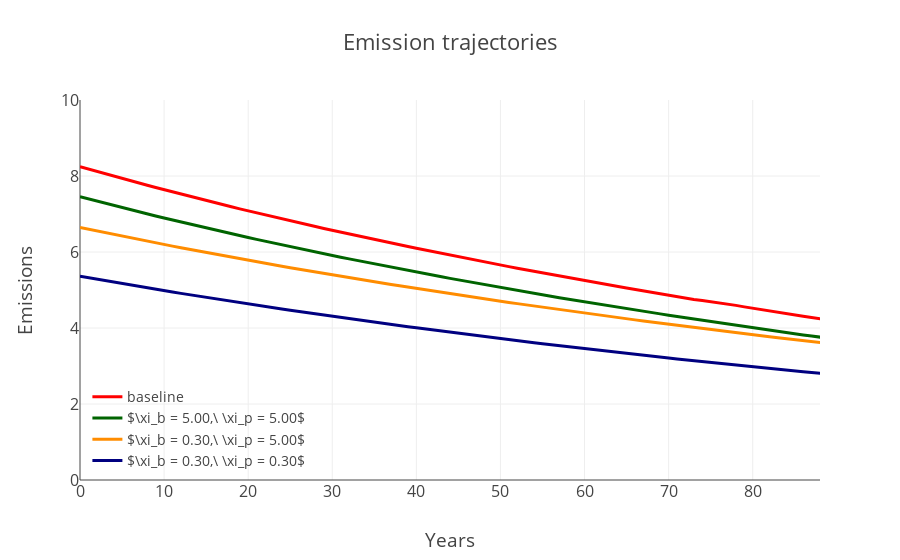

Notebook code cell kept with this figure:
### Code cell
# emission trajectories
fig = go.Figure()
colors=["red", "darkgreen", "darkorange", "navy"]
for i in range(len(params_list)):
    ξ_b_i, ξ_p_i = params_list[i]
    et = solution[(ξ_b_i, ξ_p_i)]['simulation_res']['et']
    name = r"$\xi_b = {:.2f},\ \xi_p = {:.2f}$".format(ξ_b_i, ξ_p_i)
    if ξ_b_i == 100_000 and ξ_p_i == 100_000:
        name = "baseline"
    fig.add_trace(go.Scatter(x=np.arange(0,100), y=et, line=dict(color=colors[i],width=3), name=name)) 

fig.update_layout(
    title="Emission trajectories",
    legend=dict(x=0.01, y=0.01, font=dict(size=14), bgcolor='rgba(0,0,0,0)'),
    font=dict(size=16),
    template="none",
)
fig.update_xaxes(
    range=[0,88],
    title_text="Years"
)
fig.update_yaxes(
    range=[0,10],
    title_text="Emissions"
)
